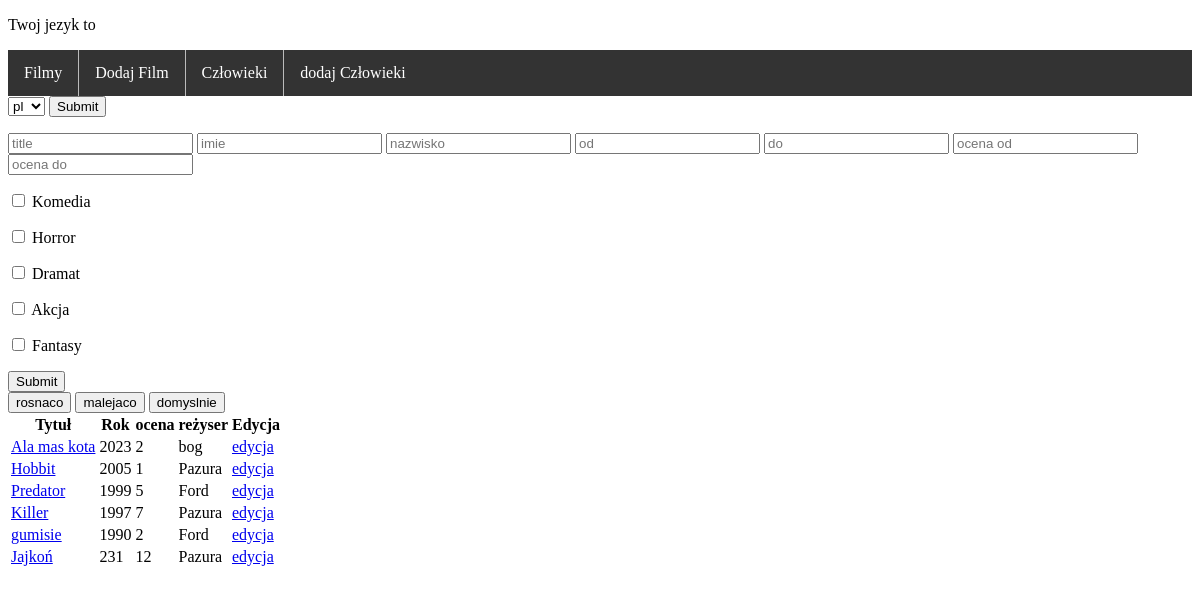
Screenshot of /movie_app/movies_search with the database file from the repository.
### movie_app/models.py (models this page shows, shortened)
class Genre(models.Model):
    name = models.CharField(max_length=123)

class Movie(models.Model):
    title = models.CharField(max_length=123)
    director = models.ForeignKey(Person, on_delete=models.CASCADE, related_name='directed_by')
    screenplay = models.ForeignKey(Person, on_delete=models.CASCADE, related_name='writen_by')
    year = models.IntegerField()
    rating = models.IntegerField()
    genre = models.ManyToManyField(Genre)
    actors = models.ManyToManyField(Person, through='Starring', related_name='movies')

class Person(models.Model):
    first_name = models.CharField(max_length=123)
    last_name = models.CharField(max_length=123)

### movie_app/views.py (the view)
# urls.py: path('movies_search', views.movie_search, name='movie_search'),
def movie_search(request):
    genres = Genre.objects.all()
    movies = Movie.objects.all()
    title = request.GET.get('title', '')
    first_name = request.GET.get('first_name', '')
    last_name = request.GET.get('last_name', '')
    persons = Person.objects.filter(first_name__icontains=first_name,
                                    last_name__icontains=last_name)
    year_from = request.GET.get('year_from', 0)
    year_to = request.GET.get('year_to', 9999)
    if year_from == "":
        year_from = 0
    if year_to == "":
        year_to = 9999
    rating_form = request.GET.get('rating_from', 0)
    rating_to = request.GET.get('rating_to', 9999)
    if rating_form == "":
        rating_form = 0
    if rating_to == "":
        rating_to = 9999
    genres_lst = request.GET.getlist('genre')
    movies = movies.filter(title__icontains=title)
    q1 = Q(director__in=persons)
    q2 = Q(screenplay__in=persons)
    movies = movies.filter(q1 | q2)
    movies = movies.filter(year__gte=year_from)
    movies = movies.filter(year__lte=year_to)
    movies = movies.filter(rating__gte=rating_form)
    movies = movies.filter(rating__lte=rating_to)
    for genre in genres_lst:
        movies = movies.filter(genre__in=[genre])
    session_sort = request.session.get('sort')
    sort = request.GET.get('sort')
    if sort is None:
        sort = session_sort
    if sort == 'rosnaco':
        movies = movies.order_by('rating')
    elif sort == 'malejaco':
        movies = movies.order_by('-rating')
    else:
        movies = movies.order_by('-year')
    if sort is not None:
        request.session['sort'] = sort
    return render(request, 'movie_app/movies_search.html', {'genres': genres, 'movies': movies})

### movie_app/templates/movie_app/movies_search.html
{% extends 'base/base.html' %}
{% block  zawartosc %}
    <form>
        <p><input type="text" name="title" placeholder="title">
        <input type="text" name="first_name" placeholder="imie">
        <input type="text" name="last_name" placeholder="nazwisko">
        <input type="number" name="year_from" placeholder="od">
        <input type="number" name="year_to" placeholder="do">
        <input type="number" name="rating_from" placeholder="ocena od">
        <input type="number" name="rating_to" placeholder="ocena do"></p>
        {% for genre in genres %}
            <p><input type="checkbox" name="genre" value="{{ genre.id }}"> {{ genre.name }}    </p>
        {% endfor %}
        <input type="submit">
    </form>
     <form>
        <input type="submit" name="sort" value="rosnaco">
        <input type="submit" name="sort" value="malejaco">
        <input type="submit" name="sort" value="domyslnie">
    </form>
     <table>
        <thead>
        <tr>
            <th>Tytuł</th>
            <th>Rok</th>
            <th>ocena</th>
            <th>reżyser</th>
            <th>Edycja</th>
        </tr>
        </thead>
        {% for movie in movies %}
            <tr>
                <td><a href="{% url 'movie_detail' movie.id %}">{{ movie.title }} </a></td>
                <td>{{ movie.year }}</td>
                <td>{{ movie.rating }}</td>
                <td>{{ movie.director.last_name }}</td>
                <td><a href="{% url 'movie_edit' movie.id %}">edycja</a></td>
            </tr>
        {% endfor %}
    </table>
{% endblock %}

### rows the page displays
Genre: name "Komedia"
Genre: name "Horror"
Genre: name "Dramat"
Genre: name "Akcja"
Genre: name "Fantasy"
Movie: title "Ala mas kota", year "2023", rating "2", director.last_name "bog"
Movie: title "Hobbit", year "2005", rating "1", director.last_name "Pazura"
Movie: title "Predator", year "1999", rating "5", director.last_name "Ford"
Movie: title "Killer", year "1997", rating "7", director.last_name "Pazura"
Movie: title "gumisie", year "1990", rating "2", director.last_name "Ford"
Movie: title "Jajkoń", year "231", rating "12", director.last_name "Pazura"
